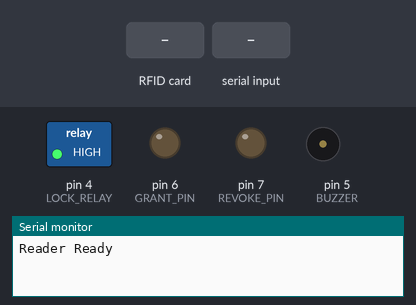
Bench run of a sketch on a simulated Arduino Uno, built with avr-gcc and run on an emulated ATmega328P. Parts: switched loads named in the sketch (green lamp = pin HIGH), output pins drawn as LEDs (lit = HIGH), buzzer (waves = sounding, pin HIGH), the last lines printed to the serial monitor. The test bench sets the inputs (shaded band). Pins used as bus, display or sensor lines are not drawn.

Above: at 1.2 s.
1.3 s: RFID card 5E 7A 19 C4 held to the reader
2.8 s: "POLO:\n" received over the second serial link
At 3.1 s:
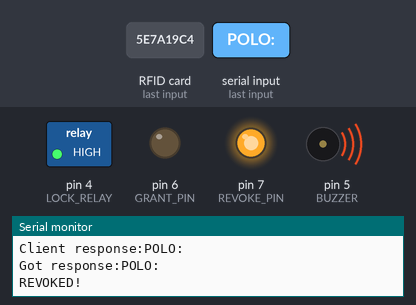
Timing chart, 0 to 9.3 s (numbered marks = the images above; inputs shaded):
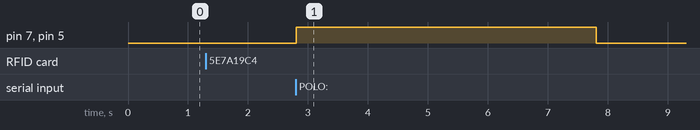

The sketch:

uno.ino
```cpp
#include <SPI.h>
#include <MFRC522.h>
#include <SoftwareSerial.h>

#define ESP_RX 2
#define ESP_TX 3
#define LOCK_RELAY 4
#define BUZZER 5
#define GRANT_PIN 6
#define REVOKE_PIN 7
#define SPI_RST 9
#define SPI_SS 10

SoftwareSerial espSerial(ESP_RX, ESP_TX); // RX, TX for communication with NodeMCU
MFRC522 mfrc522(SPI_SS, SPI_RST); // Define the pins for RFID module (SS, RST)

void setup() {
  pinMode(GRANT_PIN, OUTPUT);
  pinMode(REVOKE_PIN, OUTPUT);
  pinMode(LOCK_RELAY, OUTPUT);
  pinMode(BUZZER, OUTPUT);
  Serial.begin(9600);
  espSerial.begin(9600);
  SPI.begin();
  mfrc522.PCD_Init();
  digitalWrite(LOCK_RELAY, HIGH);
  digitalWrite(BUZZER, LOW);
  Serial.println("Reader Ready");
}

void loop() {
  if (mfrc522.PICC_IsNewCardPresent() && mfrc522.PICC_ReadCardSerial()) {
    Serial.println("New RFID present, reading...");
    String cardData = "";
    for (byte i = 0; i < mfrc522.uid.size; i++) {
      String byteRead = String(mfrc522.uid.uidByte[i], HEX);
      cardData += byteRead.length() > 1 ? byteRead : ("0" + byteRead);
    }
    Serial.print("RFID Data:");
    Serial.println(cardData);
    Serial.println("Sending to Client...");

    // Send data to NodeMCU
    espSerial.println("MARCO:" + cardData);

    String response;
    do {
      // Wait for a response from NodeMCU
      while (!espSerial.available()) {
        delay(10);
      }
      response = espSerial.readStringUntil('\n');
      Serial.println("Client response:" + response);
    } while (!response.startsWith("POLO:"));
    Serial.print("Got response:");
    Serial.println(response);
    if (response.substring(5) == "true") {
      Serial.println("GRANTED!");
      digitalWrite(GRANT_PIN, HIGH);
      digitalWrite(LOCK_RELAY, LOW);
      digitalWrite(REVOKE_PIN, LOW);
    } else {
      Serial.println("REVOKED!");
      digitalWrite(GRANT_PIN, LOW);
      digitalWrite(LOCK_RELAY, HIGH);
      digitalWrite(REVOKE_PIN, HIGH);
      digitalWrite(BUZZER, HIGH);
    }
    delay(5000);
    digitalWrite(GRANT_PIN, LOW);
    digitalWrite(REVOKE_PIN, LOW);
    digitalWrite(LOCK_RELAY, HIGH);
    digitalWrite(BUZZER, LOW);
    Serial.println("Deactivating, next RFID please...");
  }
}
```

Measured:
- after the input at 2.8 s, pin 7 (REVOKE_PIN), pin 5 (BUZZER): LOW → HIGH at once, → LOW 5.0 s later
